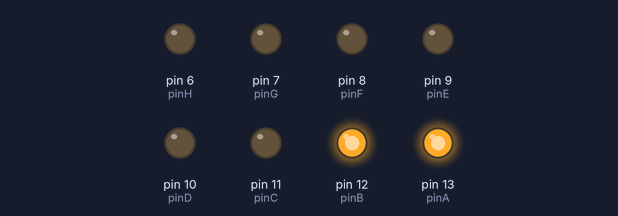
Bench run of a sketch on a simulated Arduino Uno, built with avr-gcc and run on an emulated ATmega328P. On the bench: output pins drawn as LEDs (lit = HIGH).

Above: at 0.05 s.
At 0.75 s:
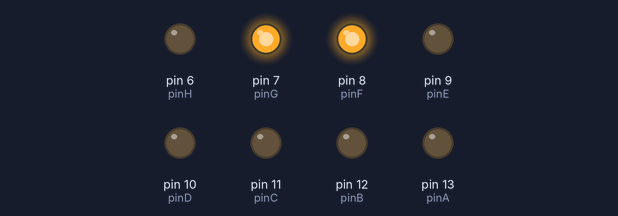
At 1.15 s:
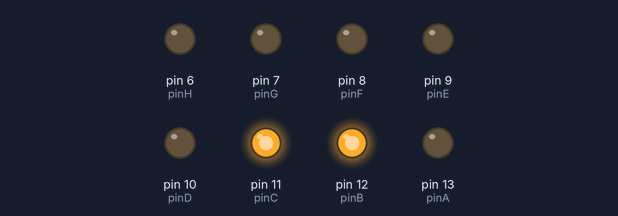
At 1.45 s:
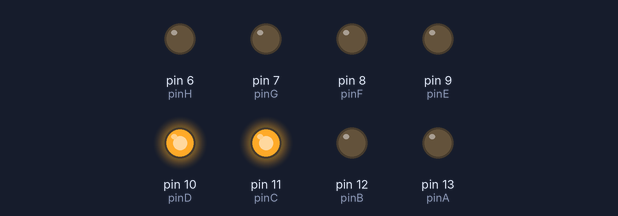
At 2.15 s:
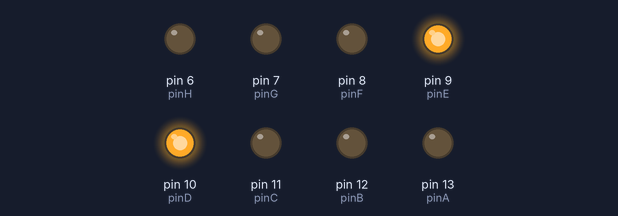
At 2.85 s:
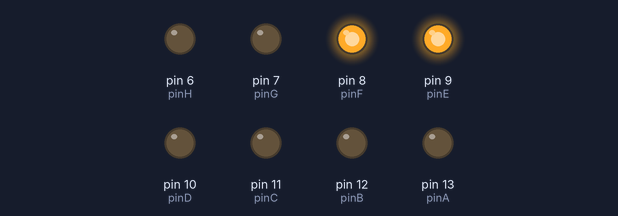
Timing chart, 0 to 3.1 s (numbered marks = the images above):
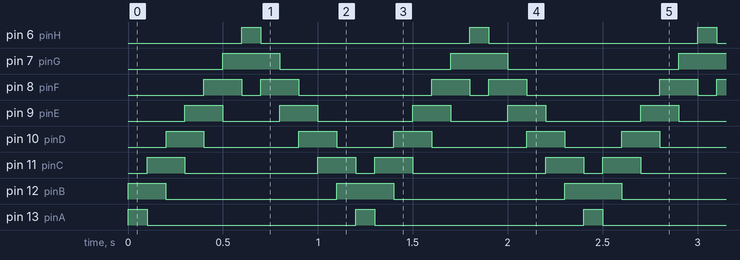

Measured:
- by itself, pin 6 (pinH), pin 13 (pinA): alternates HIGH for 0.10 s and LOW for 1.1 s
- by itself, pin 7 (pinG): alternates HIGH for 0.30 s and LOW for 0.90 s
- by itself, pin 8 (pinF): repeats every 1.2 s: LOW 0.10 s, HIGH 0.20 s, LOW 0.70 s, HIGH 0.20 s
- by itself, pin 9 (pinE): repeats every 1.2 s: LOW 0.30 s, HIGH 0.20 s, LOW 0.50 s, HIGH 0.20 s
- by itself, pin 10 (pinD): repeats every 1.2 s: LOW 0.50 s, HIGH 0.20 s, LOW 0.30 s, HIGH 0.20 s
- by itself, pin 11 (pinC): repeats every 1.2 s: LOW 0.70 s, HIGH 0.20 s, LOW 0.10 s, HIGH 0.20 s
- by itself, pin 12 (pinB): repeats every 1.2 s: LOW 0.90 s, HIGH 0.30 s

The sketch:

lightCycle.ino
```cpp
// Assigning values for lights
int pinA = 13;
int pinB = 12;
int pinC = 11;
int pinD = 10;
int pinE = 9;
int pinF = 8;
int pinG = 7;
int pinH = 6;

void setup() {
  // This sets up the lights to be turned on
  pinMode(pinA, OUTPUT);
  pinMode(pinB, OUTPUT);
  pinMode(pinC, OUTPUT);
  pinMode(pinD, OUTPUT);
  pinMode(pinE, OUTPUT);
  pinMode(pinF, OUTPUT);
  pinMode(pinG, OUTPUT);
  pinMode(pinH, OUTPUT);

  // This defaults all lights to off
  digitalWrite(pinA, LOW);
  digitalWrite(pinB, LOW);
  digitalWrite(pinC, LOW);
  digitalWrite(pinD, LOW);
  digitalWrite(pinE, LOW);
  digitalWrite(pinF, LOW);
  digitalWrite(pinG, LOW);
  digitalWrite(pinH, LOW);
}

void loop() {
  // For each section, it turns on the lights for the spot where it should be
  digitalWrite(pinA, HIGH);
  digitalWrite(pinB, HIGH);
  delay(100);                // 100 milliseconds

  digitalWrite(pinA, LOW);
  digitalWrite(pinB, HIGH);
  digitalWrite(pinC, HIGH);
  delay(100);

  digitalWrite(pinB, LOW);
  digitalWrite(pinC, HIGH);
  digitalWrite(pinD, HIGH);
  delay(100);

  digitalWrite(pinC, LOW);
  digitalWrite(pinD, HIGH);
  digitalWrite(pinE, HIGH);
  delay(100);

  digitalWrite(pinD, LOW);
  digitalWrite(pinE, HIGH);
  digitalWrite(pinF, HIGH);
  delay(100);

  digitalWrite(pinE, LOW);
  digitalWrite(pinF, HIGH);
  digitalWrite(pinG, HIGH);
  delay(100);

  digitalWrite(pinF, LOW);
  digitalWrite(pinG, HIGH);
  digitalWrite(pinH, HIGH);
  delay(100);

  digitalWrite(pinF, HIGH);
  digitalWrite(pinG, HIGH);
  digitalWrite(pinH, LOW);
  delay(100);

  digitalWrite(pinE, HIGH);
  digitalWrite(pinF, HIGH);
  digitalWrite(pinG, LOW);
  delay(100);

  digitalWrite(pinD, HIGH);
  digitalWrite(pinE, HIGH);
  digitalWrite(pinF, LOW);
  delay(100);

  digitalWrite(pinC, HIGH);
  digitalWrite(pinD, HIGH);
  digitalWrite(pinE, LOW);
  delay(100);

  digitalWrite(pinB, HIGH);
  digitalWrite(pinC, HIGH);
  digitalWrite(pinD, LOW);
  delay(100);

  digitalWrite(pinC, LOW);
}
```
